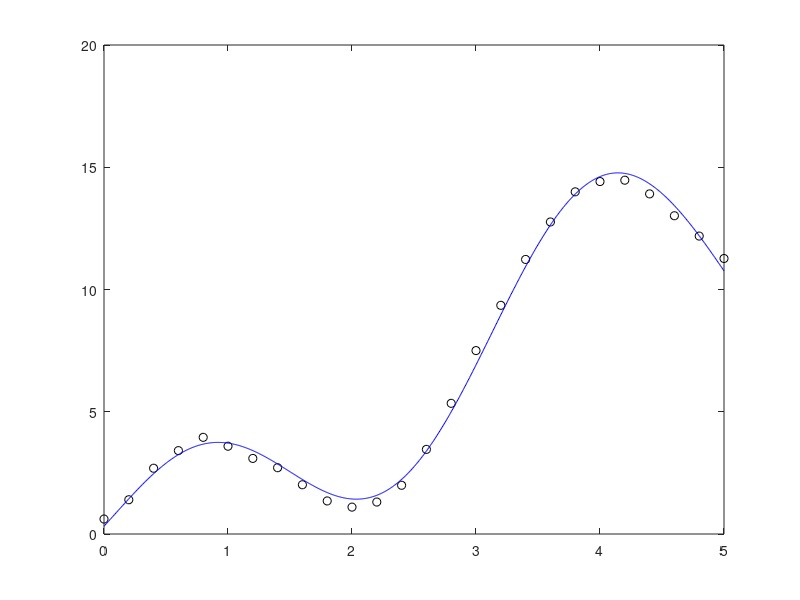

Here is the MATLAB script that generated this plot:
 % Tiempo en horas (cada 12 minutos = 1/5 h)
t = (0:25) * (1/5);

% Velocidades medidas (en km/h)
v = [0.61255, 1.40101, 2.69013, 3.40985, 3.95361, 3.59041, ...
     3.09119, 2.71147, 2.01397, 1.35229, 1.09930, 1.30715, ...
     1.99290, 3.46081, 5.34487, 7.50176, 9.35324, 11.22945, ...
     12.76212, 13.99448, 14.41532, 14.47064, 13.91045, ...
     13.01681, 12.18537, 11.26826];
# A

%x = []
%y = []
%M = [f1' f2' f3']
%c = M \ y'
f1 = @(t) sin(2 .* t);
f2 = @(t) t .^ 2;
f3 = @(t) 2 .^ t;
f4 = @(t) ones(size(t));

M = [f1(t)' f2(t)' f3(t)' f4(t)' ];
c = M \ v';

printf("\n(a) Coeficientes del modelo v(t) = c1*sin(2t) + c2*t^2 + c3*t^3 + c4:\n");
printf("c1 = %.4f\nc2 = %.4f\nc3 = %.4f\nc4 = %.4f\n", c(1), c(2), c(3), c(4));

%% Prediccion:

F = @(t) c(1) .* f1(t) + c(2) .* f2(t) + c(3) .* f3(t) + c(4) .* f4(t);
v_6 = F(6);
disp(v_6);

% con poly:
p6 = polyfit(t,v,6);
v_6_poly = polyval(p6,6);
disp(v_6_poly);

% grafica
tt = linspace(0,5,1000);
plot(t,v,'ko'); hold on;
plot(tt, F(tt), 'b');

